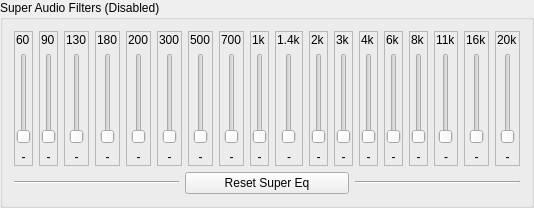
    <widget class="QGroupBox" name="groupBox_2">
     <property name="title">
      <string>Super Audio Filters (Disabled)</string>
     </property>
     <layout class="QVBoxLayout" name="verticalLayout_28">
      <item>
       <layout class="QHBoxLayout" name="horizontalLayout">
        <item>
         <widget class="QFrame" name="frame_22">
          <property name="minimumSize">
           <size>
            <width>0</width>
            <height>135</height>
           </size>
          </property>
          <property name="frameShape">
           <enum>QFrame::StyledPanel</enum>
          </property>
          <layout class="QVBoxLayout" name="verticalLayout_44">
           <property name="leftMargin">
            <number>1</number>
           </property>
           <property name="topMargin">
            <number>1</number>
           </property>
           <property name="rightMargin">
            <number>1</number>
           </property>
           <property name="bottomMargin">
            <number>1</number>
           </property>
           <item>
            <widget class="QLabel" name="label_18">
             <property name="text">
              <string>60</string>
             </property>
            </widget>
           </item>
           <item>
            <layout class="QHBoxLayout" name="horizontalLayout_26">
             <property name="topMargin">
              <number>0</number>
             </property>
             <item>
              <widget class="QSlider" name="b1">
               <property name="orientation">
                <enum>Qt::Vertical</enum>
               </property>
              </widget>
             </item>
            </layout>
           </item>
           <item>
            <widget class="QLabel" name="bl1">
             <property name="text">
              <string>-</string>
             </property>
             <property name="alignment">
              <set>Qt::AlignCenter</set>
             </property>
            </widget>
           </item>
          </layout>
         </widget>
        </item>
        <item>
         <widget class="QFrame" name="frame_21">
          <property name="frameShape">
           <enum>QFrame::StyledPanel</enum>
          </property>
          <layout class="QVBoxLayout" name="verticalLayout_43">
           <property name="leftMargin">
            <number>1</number>
           </property>
           <property name="topMargin">
            <number>1</number>
           </property>
           <property name="rightMargin">
            <number>1</number>
           </property>
           <property name="bottomMargin">
            <number>1</number>
           </property>
           <item>
            <widget class="QLabel" name="label_17">
             <property name="text">
              <string>90</string>
             </property>
            </widget>
           </item>
           <item>
            <layout class="QHBoxLayout" name="horizontalLayout_25">
             <property name="topMargin">
              <number>0</number>
             </property>
             <item>
              <widget class="QSlider" name="b2">
               <property name="orientation">
                <enum>Qt::Vertical</enum>
               </property>
              </widget>
             </item>
            </layout>
           </item>
           <item>
            <widget class="QLabel" name="bl2">
             <property name="text">
              <string>-</string>
             </property>
             <property name="alignment">
              <set>Qt::AlignCenter</set>
             </property>
            </widget>
           </item>
          </layout>
         </widget>
        </item>
        <item>
         <widget class="QFrame" name="frame_20">
          <property name="frameShape">
           <enum>QFrame::StyledPanel</enum>
          </property>
          <layout class="QVBoxLayout" name="verticalLayout_42">
           <property name="leftMargin">
            <number>1</number>
           </property>
           <property name="topMargin">
            <number>1</number>
           </property>
           <property name="rightMargin">
            <number>1</number>
           </property>
           <property name="bottomMargin">
            <number>1</number>
           </property>
           <item>
            <widget class="QLabel" name="label_16">
             <property name="text">
              <string>130</string>
             </property>
            </widget>
           </item>
           <item>
            <layout class="QHBoxLayout" name="horizontalLayout_24">
             <property name="topMargin">
              <number>0</number>
             </property>
             <item>
              <widget class="QSlider" name="b3">
               <property name="orientation">
                <enum>Qt::Vertical</enum>
               </property>
              </widget>
             </item>
            </layout>
           </item>
           <item>
            <widget class="QLabel" name="bl3">
             <property name="text">
              <string>-</string>
             </property>
             <property name="alignment">
              <set>Qt::AlignCenter</set>
             </property>
            </widget>
           </item>
          </layout>
         </widget>
        </item>
        <item>
         <widget class="QFrame" name="frame_19">
          <property name="frameShape">
           <enum>QFrame::StyledPanel</enum>
          </property>
          <layout class="QVBoxLayout" name="verticalLayout_41">
           <property name="leftMargin">
            <number>1</number>
           </property>
           <property name="topMargin">
            <number>1</number>
           </property>
           <property name="rightMargin">
            <number>1</number>
           </property>
           <property name="bottomMargin">
            <number>1</number>
           </property>
           <item>
            <widget class="QLabel" name="label_15">
             <property name="text">
              <string>180</string>
             </property>
            </widget>
           </item>
           <item>
            <layout class="QHBoxLayout" name="horizontalLayout_23">
             <property name="topMargin">
              <number>0</number>
             </property>
             <item>
              <widget class="QSlider" name="b4">
               <property name="orientation">
                <enum>Qt::Vertical</enum>
               </property>
              </widget>
             </item>
            </layout>
           </item>
           <item>
            <widget class="QLabel" name="bl4">
             <property name="text">
              <string>-</string>
             </property>
             <property name="alignment">
              <set>Qt::AlignCenter</set>
             </property>
            </widget>
           </item>
          </layout>
         </widget>
        </item>
        <item>
         <widget class="QFrame" name="frame_18">
          <property name="frameShape">
           <enum>QFrame::StyledPanel</enum>
          </property>
          <layout class="QVBoxLayout" name="verticalLayout_40">
           <property name="leftMargin">
            <number>1</number>
           </property>
           <property name="topMargin">
            <number>1</number>
           </property>
           <property name="rightMargin">
            <number>1</number>
           </property>
           <property name="bottomMargin">
            <number>1</number>
           </property>
           <item>
            <widget class="QLabel" name="label_14">
             <property name="text">
              <string>200</string>
             </property>
            </widget>
           </item>
           <item>
            <layout class="QHBoxLayout" name="horizontalLayout_22">
             <property name="topMargin">
              <number>0</number>
             </property>
             <item>
              <widget class="QSlider" name="b5">
               <property name="orientation">
                <enum>Qt::Vertical</enum>
               </property>
              </widget>
             </item>
            </layout>
           </item>
           <item>
            <widget class="QLabel" name="bl5">
             <property name="text">
              <string>-</string>
             </property>
             <property name="alignment">
              <set>Qt::AlignCenter</set>
             </property>
            </widget>
           </item>
          </layout>
         </widget>
        </item>
        <item>
         <widget class="QFrame" name="frame_17">
          <property name="frameShape">
           <enum>QFrame::StyledPanel</enum>
          </property>
          <layout class="QVBoxLayout" name="verticalLayout_39">
           <property name="leftMargin">
            <number>1</number>
           </property>
           <property name="topMargin">
            <number>1</number>
           </property>
           <property name="rightMargin">
            <number>1</number>
           </property>
           <property name="bottomMargin">
            <number>1</number>
           </property>
           <item>
            <widget class="QLabel" name="label_13">
             <property name="text">
              <string>300</string>
             </property>
            </widget>
           </item>
           <item>
            <layout class="QHBoxLayout" name="horizontalLayout_21">
             <property name="topMargin">
              <number>0</number>
             </property>
             <item>
              <widget class="QSlider" name="b6">
               <property name="orientation">
                <enum>Qt::Vertical</enum>
               </property>
              </widget>
             </item>
            </layout>
           </item>
           <item>
            <widget class="QLabel" name="bl6">
             <property name="text">
              <string>-</string>
             </property>
             <property name="alignment">
              <set>Qt::AlignCenter</set>
             </property>
            </widget>
           </item>
          </layout>
         </widget>
        </item>
        <item>
         <widget class="QFrame" name="frame_16">
          <property name="frameShape">
           <enum>QFrame::StyledPanel</enum>
          </property>
          <layout class="QVBoxLayout" name="verticalLayout_38">
           <property name="leftMargin">
            <number>1</number>
           </property>
           <property name="topMargin">
            <number>1</number>
           </property>
           <property name="rightMargin">
            <number>1</number>
           </property>
           <property name="bottomMargin">
            <number>1</number>
           </property>
           <item>
            <widget class="QLabel" name="label_12">
             <property name="text">
              <string>500</string>
             </property>
            </widget>
           </item>
           <item>
            <layout class="QHBoxLayout" name="horizontalLayout_20">
             <property name="topMargin">
              <number>0</number>
             </property>
             <item>
              <widget class="QSlider" name="b7">
               <property name="orientation">
                <enum>Qt::Vertical</enum>
               </property>
              </widget>
             </item>
            </layout>
           </item>
           <item>
            <widget class="QLabel" name="bl7">
             <property name="text">
              <string>-</string>
             </property>
             <property name="alignment">
              <set>Qt::AlignCenter</set>
             </property>
            </widget>
           </item>
          </layout>
         </widget>
        </item>
        <item>
         <widget class="QFrame" name="frame_15">
          <property name="frameShape">
           <enum>QFrame::StyledPanel</enum>
          </property>
          <layout class="QVBoxLayout" name="verticalLayout_37">
           <property name="leftMargin">
            <number>1</number>
           </property>
           <property name="topMargin">
            <number>1</number>
           </property>
           <property name="rightMargin">
            <number>1</number>
           </property>
           <property name="bottomMargin">
            <number>1</number>
           </property>
           <item>
            <widget class="QLabel" name="label_11">
             <property name="text">
              <string>700</string>
             </property>
            </widget>
           </item>
           <item>
            <layout class="QHBoxLayout" name="horizontalLayout_19">
             <property name="topMargin">
              <number>0</number>
             </property>
             <item>
              <widget class="QSlider" name="b8">
               <property name="orientation">
                <enum>Qt::Vertical</enum>
               </property>
              </widget>
             </item>
            </layout>
           </item>
           <item>
            <widget class="QLabel" name="bl8">
             <property name="text">
              <string>-</string>
             </property>
             <property name="alignment">
              <set>Qt::AlignCenter</set>
             </property>
            </widget>
           </item>
          </layout>
         </widget>
        </item>
        <item>
         <widget class="QFrame" name="frame_14">
          <property name="frameShape">
           <enum>QFrame::StyledPanel</enum>
          </property>
          <layout class="QVBoxLayout" name="verticalLayout_36">
           <property name="leftMargin">
            <number>1</number>
           </property>
           <property name="topMargin">
            <number>1</number>
           </property>
           <property name="rightMargin">
            <number>1</number>
           </property>
           <property name="bottomMargin">
            <number>1</number>
           </property>
           <item>
            <widget class="QLabel" name="label_10">
             <property name="text">
              <string>1k</string>
             </property>
            </widget>
           </item>
           <item>
            <layout class="QHBoxLayout" name="horizontalLayout_18">
             <property name="topMargin">
              <number>0</number>
             </property>
             <item>
              <widget class="QSlider" name="b9">
               <property name="orientation">
                <enum>Qt::Vertical</enum>
               </property>
              </widget>
             </item>
            </layout>
           </item>
           <item>
            <widget class="QLabel" name="bl9">
             <property name="text">
              <string>-</string>
             </property>
             <property name="alignment">
              <set>Qt::AlignCenter</set>
             </property>
            </widget>
           </item>
          </layout>
         </widget>
        </item>
        <item>
         <widget class="QFrame" name="frame_13">
          <property name="frameShape">
           <enum>QFrame::StyledPanel</enum>
          </property>
          <layout class="QVBoxLayout" name="verticalLayout_35">
           <property name="leftMargin">
            <number>1</number>
           </property>
           <property name="topMargin">
            <number>1</number>
           </property>
           <property name="rightMargin">
            <number>1</number>
           </property>
           <property name="bottomMargin">
            <number>1</number>
           </property>
           <item>
            <widget class="QLabel" name="label_9">
             <property name="text">
              <string>1.4k</string>
             </property>
            </widget>
           </item>
           <item>
            <layout class="QHBoxLayout" name="horizontalLayout_17">
             <property name="topMargin">
              <number>0</number>
             </property>
             <item>
              <widget class="QSlider" name="b10">
               <property name="orientation">
                <enum>Qt::Vertical</enum>
               </property>
              </widget>
             </item>
            </layout>
           </item>
           <item>
            <widget class="QLabel" name="bl10">
             <property name="text">
              <string>-</string>
             </property>
             <property name="alignment">
              <set>Qt::AlignCenter</set>
             </property>
            </widget>
           </item>
          </layout>
         </widget>
        </item>
        <item>
         <widget class="QFrame" name="frame_12">
          <property name="frameShape">
           <enum>QFrame::StyledPanel</enum>
          </property>
          <layout class="QVBoxLayout" name="verticalLayout_34">
           <property name="leftMargin">
            <number>1</number>
           </property>
           <property name="topMargin">
            <number>1</number>
           </property>
           <property name="rightMargin">
            <number>1</number>
           </property>
           <property name="bottomMargin">
            <number>1</number>
           </property>
           <item>
            <widget class="QLabel" name="label_8">
             <property name="text">
              <string>2k</string>
             </property>
            </widget>
           </item>
           <item>
            <layout class="QHBoxLayout" name="horizontalLayout_16">
             <property name="topMargin">
              <number>0</number>
             </property>
             <item>
              <widget class="QSlider" name="b11">
               <property name="orientation">
                <enum>Qt::Vertical</enum>
               </property>
              </widget>
             </item>
            </layout>
           </item>
           <item>
            <widget class="QLabel" name="bl11">
             <property name="text">
              <string>-</string>
             </property>
             <property name="alignment">
              <set>Qt::AlignCenter</set>
             </property>
            </widget>
           </item>
          </layout>
         </widget>
        </item>
        <item>
         <widget class="QFrame" name="frame_11">
          <property name="frameShape">
           <enum>QFrame::StyledPanel</enum>
          </property>
          <layout class="QVBoxLayout" name="verticalLayout_33">
           <property name="leftMargin">
            <number>1</number>
           </property>
           <property name="topMargin">
            <number>1</number>
           </property>
           <property name="rightMargin">
            <number>1</number>
           </property>
           <property name="bottomMargin">
            <number>1</number>
           </property>
           <item>
            <widget class="QLabel" name="label_7">
             <property name="text">
              <string>3k</string>
             </property>
            </widget>
           </item>
           <item>
            <layout class="QHBoxLayout" name="horizontalLayout_15">
             <property name="topMargin">
              <number>0</number>
             </property>
             <item>
              <widget class="QSlider" name="b12">
               <property name="orientation">
                <enum>Qt::Vertical</enum>
               </property>
              </widget>
             </item>
            </layout>
           </item>
           <item>
            <widget class="QLabel" name="bl12">
             <property name="text">
              <string>-</string>
             </property>
             <property name="alignment">
              <set>Qt::AlignCenter</set>
             </property>
            </widget>
           </item>
          </layout>
         </widget>
        </item>
        <item>
         <widget class="QFrame" name="frame_10">
          <property name="frameShape">
           <enum>QFrame::StyledPanel</enum>
          </property>
          <layout class="QVBoxLayout" name="verticalLayout_27">
           <property name="leftMargin">
            <number>1</number>
           </property>
           <property name="topMargin">
            <number>1</number>
           </property>
           <property name="rightMargin">
            <number>1</number>
           </property>
           <property name="bottomMargin">
            <number>1</number>
           </property>
           <item>
            <widget class="QLabel" name="label_6">
             <property name="text">
              <string>4k</string>
             </property>
            </widget>
           </item>
           <item>
            <layout class="QHBoxLayout" name="horizontalLayout_14">
             <property name="topMargin">
              <number>0</number>
             </property>
             <item>
              <widget class="QSlider" name="b13">
               <property name="orientation">
                <enum>Qt::Vertical</enum>
               </property>
              </widget>
             </item>
            </layout>
           </item>
           <item>
            <widget class="QLabel" name="bl13">
             <property name="text">
              <string>-</string>
             </property>
             <property name="alignment">
              <set>Qt::AlignCenter</set>
             </property>
            </widget>
           </item>
          </layout>
         </widget>
        </item>
        <item>
         <widget class="QFrame" name="frame_9">
          <property name="frameShape">
           <enum>QFrame::StyledPanel</enum>
          </property>
          <layout class="QVBoxLayout" name="verticalLayout_24">
           <property name="leftMargin">
            <number>1</number>
           </property>
           <property name="topMargin">
            <number>1</number>
           </property>
           <property name="rightMargin">
            <number>1</number>
           </property>
           <property name="bottomMargin">
            <number>1</number>
           </property>
           <item>
            <widget class="QLabel" name="label_5">
             <property name="text">
              <string>6k</string>
             </property>
            </widget>
           </item>
           <item>
            <layout class="QHBoxLayout" name="horizontalLayout_13">
             <property name="topMargin">
              <number>0</number>
             </property>
             <item>
              <widget class="QSlider" name="b14">
               <property name="orientation">
                <enum>Qt::Vertical</enum>
               </property>
              </widget>
             </item>
            </layout>
           </item>
           <item>
            <widget class="QLabel" name="bl14">
             <property name="text">
              <string>-</string>
             </property>
             <property name="alignment">
              <set>Qt::AlignCenter</set>
             </property>
            </widget>
           </item>
          </layout>
         </widget>
        </item>
        <item>
         <widget class="QFrame" name="frame_8">
          <property name="frameShape">
           <enum>QFrame::StyledPanel</enum>
          </property>
          <layout class="QVBoxLayout" name="verticalLayout_23">
           <property name="leftMargin">
            <number>1</number>
           </property>
           <property name="topMargin">
            <number>1</number>
           </property>
           <property name="rightMargin">
            <number>1</number>
           </property>
           <property name="bottomMargin">
            <number>1</number>
           </property>
           <item>
            <widget class="QLabel" name="label_4">
             <property name="text">
              <string>8k</string>
             </property>
            </widget>
           </item>
           <item>
            <layout class="QHBoxLayout" name="horizontalLayout_12">
             <property name="topMargin">
              <number>0</number>
             </property>
             <item>
              <widget class="QSlider" name="b15">
               <property name="orientation">
                <enum>Qt::Vertical</enum>
               </property>
              </widget>
             </item>
            </layout>
           </item>
           <item>
            <widget class="QLabel" name="bl15">
             <property name="text">
              <string>-</string>
             </property>
             <property name="alignment">
              <set>Qt::AlignCenter</set>
             </property>
            </widget>
           </item>
          </layout>
         </widget>
        </item>
        <item>
         <widget class="QFrame" name="frame">
          <property name="frameShape">
           <enum>QFrame::StyledPanel</enum>
          </property>
          <layout class="QVBoxLayout" name="verticalLayout_4">
           <property name="leftMargin">
            <number>1</number>
           </property>
           <property name="topMargin">
            <number>1</number>
           </property>
           <property name="rightMargin">
            <number>1</number>
           </property>
           <property name="bottomMargin">
            <number>1</number>
           </property>
           <item>
            <widget class="QLabel" name="label_3">
             <property name="text">
              <string>11k</string>
             </property>
            </widget>
           </item>
           <item>
            <layout class="QHBoxLayout" name="horizontalLayout_11">
             <property name="topMargin">
              <number>0</number>
             </property>
             <item>
              <widget class="QSlider" name="b16">
               <property name="orientation">
                <enum>Qt::Vertical</enum>
               </property>
              </widget>
             </item>
            </layout>
           </item>
           <item>
            <widget class="QLabel" name="bl16">
             <property name="text">
              <string>-</string>
             </property>
             <property name="alignment">
              <set>Qt::AlignCenter</set>
             </property>
            </widget>
           </item>
          </layout>
         </widget>
        </item>
        <item>
         <widget class="QFrame" name="frame_7">
          <property name="frameShape">
           <enum>QFrame::StyledPanel</enum>
          </property>
          <layout class="QVBoxLayout" name="verticalLayout_22">
           <property name="leftMargin">
            <number>1</number>
           </property>
           <property name="topMargin">
            <number>1</number>
           </property>
           <property name="rightMargin">
            <number>1</number>
           </property>
           <property name="bottomMargin">
            <number>1</number>
           </property>
           <item>
            <widget class="QLabel" name="label_2">
             <property name="text">
              <string>16k</string>
             </property>
            </widget>
           </item>
           <item>
            <layout class="QHBoxLayout" name="horizontalLayout_10">
             <property name="topMargin">
              <number>0</number>
             </property>
             <item>
              <widget class="QSlider" name="b17">
               <property name="orientation">
                <enum>Qt::Vertical</enum>
               </property>
              </widget>
             </item>
            </layout>
           </item>
           <item>
            <widget class="QLabel" name="bl17">
             <property name="text">
              <string>-</string>
             </property>
             <property name="alignment">
              <set>Qt::AlignCenter</set>
             </property>
            </widget>
           </item>
          </layout>
         </widget>
        </item>
        <item>
         <widget class="QFrame" name="frame_6">
          <property name="frameShape">
           <enum>QFrame::StyledPanel</enum>
          </property>
          <layout class="QVBoxLayout" name="verticalLayout_21">
           <property name="leftMargin">
            <number>1</number>
           </property>
           <property name="topMargin">
            <number>1</number>
           </property>
           <property name="rightMargin">
            <number>1</number>
           </property>
           <property name="bottomMargin">
            <number>1</number>
           </property>
           <item>
            <widget class="QLabel" name="label">
             <property name="text">
              <string>20k</string>
             </property>
            </widget>
           </item>
           <item>
            <layout class="QHBoxLayout" name="horizontalLayout_9">
             <property name="topMargin">
              <number>0</number>
             </property>
             <item>
              <widget class="QSlider" name="b18">
               <property name="orientation">
                <enum>Qt::Vertical</enum>
               </property>
              </widget>
             </item>
            </layout>
           </item>
           <item>
            <widget class="QLabel" name="bl18">
             <property name="text">
              <string>-</string>
             </property>
             <property name="alignment">
              <set>Qt::AlignCenter</set>
             </property>
            </widget>
           </item>
          </layout>
         </widget>
        </item>
       </layout>
      </item>
      <item>
       <layout class="QHBoxLayout" name="horizontalLayout_32">
        <property name="topMargin">
         <number>0</number>
        </property>
        <item>
         <widget class="Line" name="line_5">
          <property name="orientation">
           <enum>Qt::Horizontal</enum>
          </property>
         </widget>
        </item>
        <item>
         <widget class="QPushButton" name="reset_super">
          <property name="text">
           <string>Reset Super Eq</string>
          </property>
          <property name="icon">
           <iconset resource="icons.qrc">
            <normaloff>:/icons/others/reset2.png</normaloff>:/icons/others/reset2.png</iconset>
          </property>
         </widget>
        </item>
        <item>
         <widget class="Line" name="line_6">
          <property name="orientation">
           <enum>Qt::Horizontal</enum>
          </property>
         </widget>
        </item>
       </layout>
      </item>
     </layout>
    </widget>
